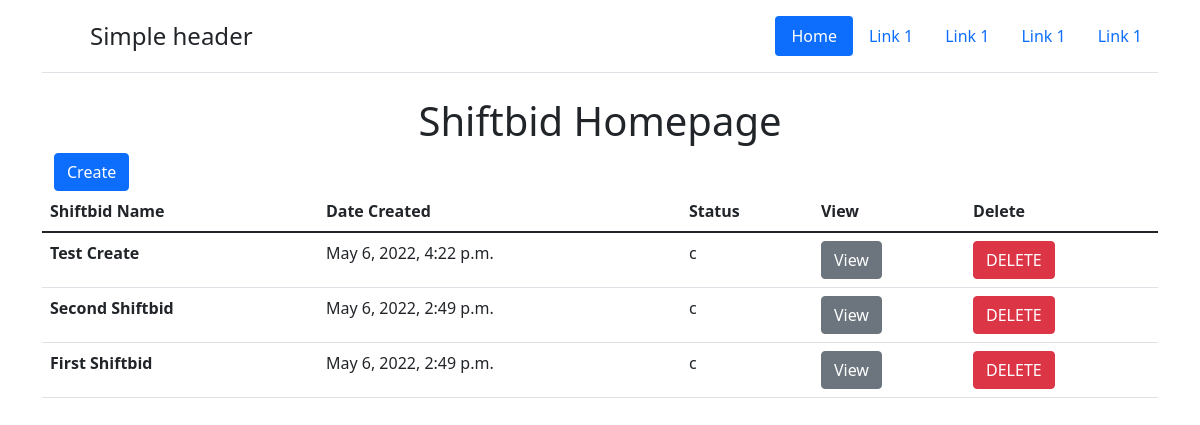
/sb/, run on an earlier commit of the app's database.
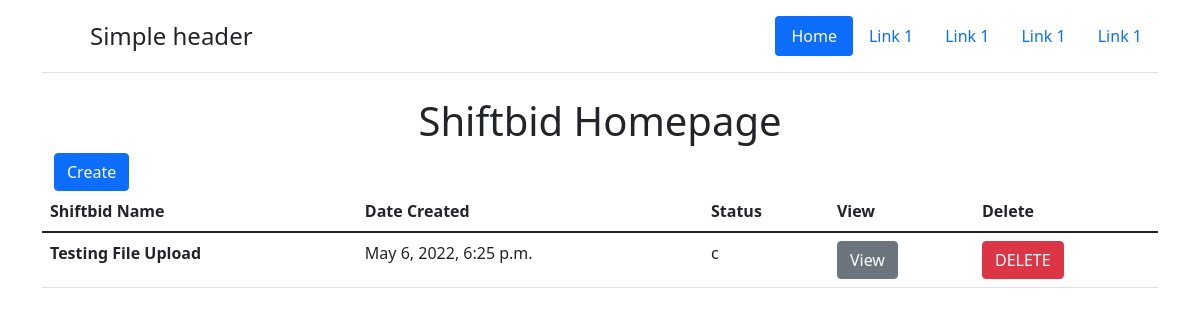
And on a later commit of the database.
### shiftbid/models.py (models this page shows, shortened)
class Shiftbid(models.Model):
    SHIFTSTATUS = (
        ('c','created'),
        ('s','started'),
        ('e','stopped')
    )
    shiftbid_name = models.CharField(max_length=30)
    date_created = models.DateTimeField(auto_now_add=True)
    shift_status = models.CharField(max_length=1,choices=SHIFTSTATUS, default='c')
    class Meta:
        ordering = ['-date_created']

### shiftbid/views.py (the view)
# urls.py: path('', ShiftbidIndexView.as_view(), name="shiftbid_index"),
class ShiftbidIndexView(ListView):
    template_name = 'shiftbid/index.html'
    model = Shiftbid

### templates/shiftbid/index.html (shortened to what this page needs)
{% extends '../_base.html' %}
{% block content %}
<h1 class="text-center">Shiftbid Homepage</h1>
<div class="container">
    <a href="{% url 'shiftbid_create' %}" class="btn btn-primary">Create</a>
</div>
<table class="table table-hover">
    <thead>
        <tr>
            <th scope="col">Shiftbid Name</th>
            <th scope="col">Date Created</th>
            <th scope="col">Status</th>
            <th scope="col">View</th>
            <th scope="col">Delete</th>
        </tr>
    </thead>
    <tbody>
        {% for shiftbid in object_list %}
        <tr>
            <th scope="row">{{ shiftbid.shiftbid_name }}</th>
            <td>{{ shiftbid.date_created }}</td>
            <td>{{ shiftbid.shift_status }}</td>
            <td><a href="{% url 'shiftbid_display' pk=shiftbid.pk %}" class="btn btn-secondary">View</a></td>
            {% if shiftbid.shift_status != 's' %}
            <form action={% url 'shiftbid_delete' pk=shiftbid.pk %} method="post">
                <td>
                    <button type="submit" class="btn btn-danger">DELETE
                    </button>
                </td>
            </form>
            {% endif %}
        </tr>
        {% endfor %}
    </tbody>
</table>
{% endblock content %}

### templates/_base.html (shortened to what this page needs)
{% load static %}
<!DOCTYPE html>
<html lang="en">
<head>
    <link href="{% static 'css/bootstrap.min.css' %}" rel="stylesheet">
</head>
<body>
    <div class="container">
        <header class="d-flex flex-wrap justify-content-center py-3 mb-4 border-bottom">
            <a href="/" class="d-flex align-items-center mb-3 mb-md-0 me-md-auto text-dark text-decoration-none">
                <svg class="bi me-2" width="40" height="32">
                    <use xlink:href="#bootstrap" />
                </svg>
                <span class="fs-4">Simple header</span>
            </a>
            <ul class="nav nav-pills">
                <li class="nav-item"><a href="#" class="nav-link active" aria-current="page">Home</a></li>
                <li class="nav-item"><a href="#" class="nav-link">Link 1</a></li>
                <li class="nav-item"><a href="#" class="nav-link">Link 1</a></li>
                <li class="nav-item"><a href="#" class="nav-link">Link 1</a></li>
                <li class="nav-item"><a href="#" class="nav-link">Link 1</a></li>
            </ul>
        </header>
        {% block content %}
        {% endblock content %}
    </div>
</body>
</html>

What changed in the data, as far as the page shows it:
removed Shiftbid: shiftbid_name "Test Create", date_created "May 6, 2022, 4:22 p.m.", shift_status "c", shows "DELETE"
removed Shiftbid: shiftbid_name "Second Shiftbid", date_created "May 6, 2022, 2:49 p.m.", shift_status "c", shows "DELETE"
removed Shiftbid: shiftbid_name "First Shiftbid", date_created "May 6, 2022, 2:49 p.m.", shift_status "c", shows "DELETE"
added Shiftbid: shiftbid_name "Testing File Upload", date_created "May 6, 2022, 6:25 p.m.", shift_status "c", shows "DELETE"
